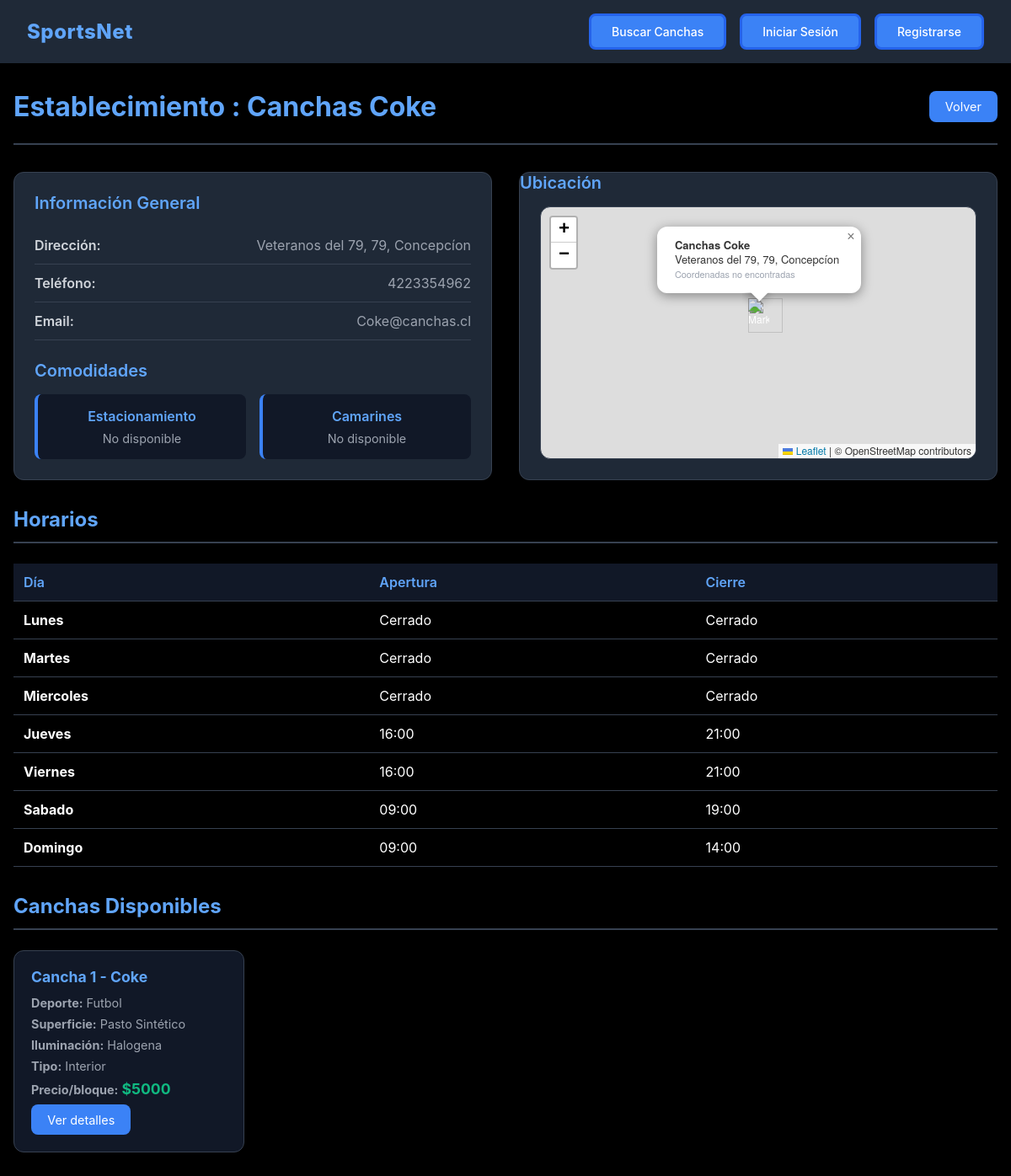
The app's page /establecimiento/ver/3 with its own data.
### establecimientos/models.py (models this page shows, shortened)
class Establecimiento (models.Model):
    dueno = models.ForeignKey(Dueno, on_delete=models.CASCADE, related_name="establecimientos")
    nombre = models.CharField(max_length=50, unique=True,blank=False, null=False)
    direccion = models.CharField(max_length=100,blank=False, null=False)
    telefono_contacto = models.CharField(max_length=20,blank=False, null=False)
    correo_contacto = models.EmailField(blank=False, null=False)
    estacionamiento_disponible = models.BooleanField(default=False)
    camarines_disponible = models.BooleanField(default=False)
    latitud = models.FloatField(null=True, blank=True)
    longitud = models.FloatField(null=True, blank=True)

class HorarioEstablecimiento(models.Model):
    DIAS_SEMANA = [
        ("Lunes","Lunes"),
        ("Martes","Martes"),
        ("Miercoles","Miercoles"),
        ("Jueves","Jueves"),
        ("Viernes","Viernes"),
        ("Sabado","Sabado"),
        ("Domingo","Domingo")
    ]
    establecimiento = models.ForeignKey(Establecimiento, on_delete=models.CASCADE, related_name="horarios")
    dia = models.CharField(max_length=20, choices=DIAS_SEMANA)
    hora_apertura = models.TimeField()
    hora_cierre = models.TimeField()

class Cancha (models.Model):
    TIPOS_SUPERFICIES = [
        ("Pasto_Natural", "Pasto Natural"),
        ("Pasto_Sintético","Pasto Sintético"),
        ("Cemento","Cemento"),
        ("Arcilla","Arcilla"),
        ("Madera","Madera"),
        ("Caucho","Caucho"),
        ("Vinilo","Vinilo"),
        ]
    TIPOS_ILUMINACION = {
        ("LED","LED"),
        ("Natural", "Natural"),
        ("Mixta","Mixta"),
        ("Halogena","Halogena"),
        ("Fluorecente","Fluorecente"),
    }
    DEPORTES = [
        ("Futbol", "Futbol"),
        ("Basquetball","Basquetball"),
        ("Voleyball","Voleyball"),
        ("Tenis","Tenis"),
        ("Rugby","Rugby"),
        ("Handball","Handball"),
        ("Bowling","Bowling"),
        ("Squash","Squash"),
        ("Padel","Padel"),
        ("Otro","Otro"),
        ("---","---"),
    ]
    establecimiento = models.ForeignKey(Establecimiento, on_delete=models.CASCADE, related_name="canchas")
    deporte = models.CharField(max_length=20, choices=DEPORTES, default="---",blank=False, null=False)
    nombre = models.CharField(max_length=25,blank=False, null=False)
    superficie = models.CharField(max_length=25, choices=TIPOS_SUPERFICIES,blank=False, null=False)
    iluminacion = models.CharField(max_length=20, choices=TIPOS_ILUMINACION,blank=False, null=False)
    interior = models.BooleanField(default=False)
    valor_por_bloque = models.DecimalField(max_digits=10, decimal_places=0,blank=False, null=False)

### establecimientos/views.py (the view)
# urls.py: path("establecimiento/ver/<int:establecimiento>",views.ver_establecimiento,name="ver_establecimiento"),
def ver_establecimiento(request, establecimiento):
    establecimiento = Establecimiento.objects.get(id=establecimiento)
    horarios = HorarioEstablecimiento.objects.filter(
        establecimiento=establecimiento
    ).order_by("dia")
    dias_semana = ["Lunes", "Martes", "Miercoles", "Jueves", "Viernes", "Sabado", "Domingo"]
    horarios_dict = {dia: None for dia in dias_semana}
    for horario in horarios:
        horarios_dict[horario.dia] = horario
    horarios_completos = []
    for dia in dias_semana:
        horarios_completos.append({
            'dia': dia,
            'horario': horarios_dict[dia]
        })
    context = {
        'establecimiento': establecimiento,
        'horarios_completos': horarios_completos,
    }
    return render(request, 'ver_establecimiento.html', context)

### cuentas/context_processors.py (called while the page is built, shortened)
def invitaciones_pendientes(request):
    return {
        'invitacion_pendiente': None
    }

### establecimientos/templates/ver_establecimiento.html (shortened to what this page needs)
{% extends 'base.html' %}
{% load static %}
{% block extra_css %}
  <link rel="stylesheet" href="{% static 'css/ver_establecimiento.css' %}">
{% endblock %}
{% block content %}
<div class="detalle-container">
  <div class="detalle-header">
    <h1 class="detalle-titulo">Establecimiento : {{ establecimiento.nombre }}</h1>
    <div class="detalle-botones">
      {% if request.user == establecimiento.dueno.usuario %}
      <a href="{% url 'establecimientos:editar_establecimiento' establecimiento.id %}" class="btn">Editar</a>
      <a href="{% url 'cuentas:home' %}" class="btn">Volver</a>
      {% else %}
      <a href="{% url 'cuentas:home' %}" class="btn">Volver</a>
      {% endif %}
    </div>
  </div>
  <div class="detalle-grid">
    <div class="card">
      <h2 class="card-titulo">Información General</h2>
      <div class="info-item">
        <span class="info-label">Dirección:</span>
        <span class="info-valor">{{ establecimiento.direccion }}</span>
      </div>
      <div class="info-item">
        <span class="info-label">Teléfono:</span>
        <span class="info-valor">{{ establecimiento.telefono_contacto }}</span>
      </div>
      <div class="info-item">
        <span class="info-label">Email:</span>
        <span class="info-valor">{{ establecimiento.correo_contacto }}</span>
      </div>
      <div class="card-titulo" style="margin-top: 1.5rem;">Comodidades</div>
      <div class="comodidades-grid">
        <div class="comodidad-item">
          <div class="comodidad-nombre">Estacionamiento</div>
          <div class="comodidad-estado">
            {% if establecimiento.estacionamiento_disponible %}Disponible{% else %}No disponible{% endif %}
          </div>
        </div>
        <div class="comodidad-item">
          <div class="comodidad-nombre">Camarines</div>
          <div class="comodidad-estado">
            {% if establecimiento.camarines_disponible %}Disponible{% else %}No disponible{% endif %}
          </div>
        </div>
      </div>
    </div>
    <div class="card card-mapa">
      <h2 class="card-titulo">Ubicación</h2>
      <div id="mapa"></div>
    </div>
  </div>
  {% if horarios_completos %}
    <div class="seccion">
    <h2 class="seccion-titulo">Horarios</h2>
    <table class="horarios-table">
    <thead>
    <tr>
    <th>Día</th>
    <th>Apertura</th>
    <th>Cierre</th>
    </tr>
    </thead>
    <tbody>
    {% for item in horarios_completos %}
    <tr>
    <td>
    <strong>{{ item.dia }}</strong>
    </td>
    <td>
    {% if item.horario %}
    {{ item.horario.hora_apertura|time:"H:i" }}
    {% else %}
    <span>Cerrado</span>
    {% endif %}
    </td>
    <td>
    {% if item.horario %}
    {{ item.horario.hora_cierre|time:"H:i" }}
    {% else %}
    <span>Cerrado</span>
    {% endif %}
    </td>
    </tr>
    {% endfor %}
    </tbody>
    </table>
    </div>
    {% else %}
    <div class="seccion">
    <h2 class="seccion-titulo">Horarios</h2>
    <p class="texto-vacio">No hay horarios configurados</p>
    </div>
  {% endif %}
  <div class="seccion">
    <h2 class="seccion-titulo">Canchas Disponibles</h2>
    {% if establecimiento.canchas.all %}
    <div class="canchas-grid">
      {% for cancha in establecimiento.canchas.all %}
      <div class="cancha-card">
        <div class="cancha-nombre">{{ cancha.nombre }}</div>
        <div class="cancha-detalle">
          <strong>Deporte:</strong> {{ cancha.get_deporte_display }}
        </div>
        <div class="cancha-detalle">
          <strong>Superficie:</strong> {{ cancha.get_superficie_display }}
        </div>
        <div class="cancha-detalle">
          <strong>Iluminación:</strong> {{ cancha.iluminacion }}
        </div>
        <div class="cancha-detalle">
          <strong>Tipo:</strong> {% if cancha.interior %}Interior{% else %}Exterior{% endif %}
        </div>
        <div class="cancha-detalle">
          <strong>Precio/bloque:</strong> <span class="precio-bloque">${{ cancha.valor_por_bloque }}</span>
        </div>
        <a href="{% url 'establecimientos:ver_cancha' cancha.id %}" class="btn">Ver detalles</a>
      </div>
      {% endfor %}
    </div>
    {% else %}
    <p class="texto-vacio">No hay canchas registradas</p>
    {% endif %}
  </div>
</div>
<link rel="stylesheet" href="https://cdn.jsdelivr.net/npm/leaflet@1.9.4/dist/leaflet.css">
{% endblock %}

### cuentas/static/css/base.css (style rules this page uses)
* { margin: 0; padding: 0; box-sizing: border-box; }
body { font-family: -apple-system, BlinkMacSystemFont, 'Segoe UI', Roboto, 'Helvetica Neue', Arial, sans-serif; background-color: #000000; color: #ffffff; min-height: 100vh; }

### establecimientos/static/css/ver_establecimiento.css (style rules this page uses)
.detalle-container { max-width: 1200px; margin: 2rem auto; padding: 0 1rem; background: #000000; color: #ffffff; }
.detalle-header { display: flex; justify-content: space-between; align-items: center; margin-bottom: 2rem; padding-bottom: 1.5rem; border-bottom: 2px solid #374151; }
.detalle-titulo { font-size: 2rem; font-weight: 700; color: #60a5fa; }
.detalle-botones { display: flex; gap: 1rem; }
.btn { padding: 0.6rem 1.2rem; background-color: #3b82f6; color: white; border: none; border-radius: 0.5rem; cursor: pointer; font-size: 0.9rem; text-decoration: none; transition: background-color 0.3s; display: inline-block; }
.detalle-grid { display: grid; grid-template-columns: 1fr 1fr; gap: 2rem; margin-bottom: 2rem; }
.card { background-color: #1f2937; padding: 1.5rem; border-radius: 0.75rem; border: 1px solid #374151; }
.card-mapa { padding: 0; display: flex; flex-direction: column; }
.card-titulo { font-size: 1.25rem; font-weight: 600; color: #60a5fa; margin-bottom: 1rem; }
.info-item { display: flex; justify-content: space-between; padding: 0.75rem 0; border-bottom: 1px solid #374151; }
.info-label { font-weight: 600; color: #d1d5db; }
.info-valor { color: #9ca3af; text-align: right; }
.comodidades-grid { display: grid; grid-template-columns: 1fr 1fr; gap: 1rem; margin-top: 1rem; }
.comodidad-item { padding: 1rem; background-color: #111827; border-radius: 0.5rem; border-left: 4px solid #3b82f6; text-align: center; }
.comodidad-nombre { font-weight: 600; color: #60a5fa; margin-bottom: 0.5rem; }
.comodidad-estado { font-size: 0.9rem; color: #9ca3af; }
#mapa { height: 400px; border-radius: 0.75rem; border: 1px solid #374151; margin: 1.5rem; margin-top: 0; flex: 1; }
.horarios-table { width: 100%; border-collapse: collapse; margin-top: 1rem; }
.horarios-table th, .horarios-table td { padding: 0.75rem; text-align: left; border-bottom: 1px solid #374151; }
.horarios-table th { background-color: #111827; color: #60a5fa; font-weight: 600; }
.canchas-grid { display: grid; grid-template-columns: repeat(auto-fill, minmax(250px, 1fr)); gap: 1.5rem; margin-top: 1rem; }
.cancha-card { background-color: #111827; padding: 1.25rem; border-radius: 0.75rem; border: 1px solid #374151; transition: border-color 0.3s; }
.cancha-nombre { font-size: 1.1rem; font-weight: 700; color: #60a5fa; margin-bottom: 0.75rem; }
.cancha-detalle { font-size: 0.9rem; color: #9ca3af; margin-bottom: 0.5rem; }
.precio-bloque { color: #10b981; font-weight: 700; font-size: 1.1rem; }
.seccion { margin-bottom: 2rem; }
.seccion-titulo { font-size: 1.5rem; font-weight: 700; color: #60a5fa; margin-bottom: 1.5rem; padding-bottom: 0.75rem; border-bottom: 2px solid #374151; }

### records on screen
Establecimiento: nombre "Canchas Coke", direccion "Veteranos del 79, 79, Concepcíon", telefono_contacto "4223354962", correo_contacto "Coke@canchas.cl"
HorarioEstablecimiento: dia "Jueves", horario.hora_apertura "16:00", horario.hora_cierre "21:00"
HorarioEstablecimiento: dia "Viernes", horario.hora_apertura "16:00", horario.hora_cierre "21:00"
HorarioEstablecimiento: dia "Sabado", horario.hora_apertura "09:00", horario.hora_cierre "19:00"
HorarioEstablecimiento: dia "Domingo", horario.hora_apertura "09:00", horario.hora_cierre "14:00"
Cancha: nombre "Cancha 1 - Coke", deporte "Futbol", superficie "Pasto Sintético", iluminacion "Halogena", interior "Interior", valor_por_bloque "5000"

### other values on screen
{{ item.dia }} "Lunes" "Martes" "Miercoles"
